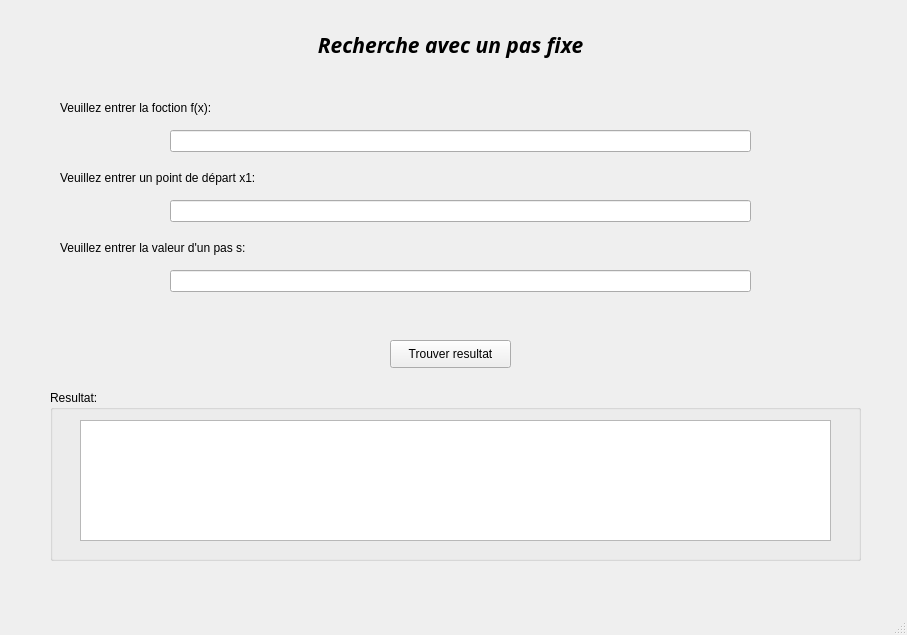
<?xml version="1.0" encoding="UTF-8"?>
<ui version="4.0">
 <class>MainWindow</class>
 <widget class="QMainWindow" name="MainWindow">
  <property name="geometry">
   <rect>
    <x>0</x>
    <y>0</y>
    <width>907</width>
    <height>635</height>
   </rect>
  </property>
  <property name="windowTitle">
   <string>MainWindow</string>
  </property>
  <widget class="QWidget" name="centralwidget">
   <widget class="QPushButton" name="pushButton">
    <property name="geometry">
     <rect>
      <x>390</x>
      <y>340</y>
      <width>121</width>
      <height>28</height>
     </rect>
    </property>
    <property name="text">
     <string>Trouver resultat</string>
    </property>
   </widget>
   <widget class="QLineEdit" name="lineEdit_3">
    <property name="geometry">
     <rect>
      <x>170</x>
      <y>270</y>
      <width>581</width>
      <height>22</height>
     </rect>
    </property>
   </widget>
   <widget class="QLineEdit" name="lineEdit">
    <property name="geometry">
     <rect>
      <x>170</x>
      <y>130</y>
      <width>581</width>
      <height>22</height>
     </rect>
    </property>
   </widget>
   <widget class="QLabel" name="label">
    <property name="geometry">
     <rect>
      <x>0</x>
      <y>10</y>
      <width>901</width>
      <height>71</height>
     </rect>
    </property>
    <property name="font">
     <font>
      <family>Tekton Pro</family>
      <pointsize>12</pointsize>
      <weight>75</weight>
      <italic>true</italic>
      <bold>true</bold>
     </font>
    </property>
    <property name="text">
     <string>&lt;html&gt;&lt;head/&gt;&lt;body&gt;&lt;p align=&quot;center&quot;&gt;&lt;span style=&quot; font-size:16pt;&quot;&gt;Recherche avec un pas fixe&lt;/span&gt;&lt;/p&gt;&lt;/body&gt;&lt;/html&gt;</string>
    </property>
   </widget>
   <widget class="QLabel" name="label_4">
    <property name="geometry">
     <rect>
      <x>60</x>
      <y>240</y>
      <width>351</width>
      <height>16</height>
     </rect>
    </property>
    <property name="text">
     <string>Veuillez entrer la valeur d'un pas s:</string>
    </property>
   </widget>
   <widget class="QGroupBox" name="groupBox_3">
    <property name="geometry">
     <rect>
      <x>50</x>
      <y>390</y>
      <width>811</width>
      <height>171</height>
     </rect>
    </property>
    <property name="title">
     <string>Resultat:</string>
    </property>
    <widget class="QTextBrowser" name="textBrowser">
     <property name="geometry">
      <rect>
       <x>30</x>
       <y>30</y>
       <width>751</width>
       <height>121</height>
      </rect>
     </property>
    </widget>
   </widget>
   <widget class="QLabel" name="label_3">
    <property name="geometry">
     <rect>
      <x>60</x>
      <y>170</y>
      <width>351</width>
      <height>16</height>
     </rect>
    </property>
    <property name="text">
     <string>Veuillez entrer un point de départ x1:</string>
    </property>
   </widget>
   <widget class="QLineEdit" name="lineEdit_2">
    <property name="geometry">
     <rect>
      <x>170</x>
      <y>200</y>
      <width>581</width>
      <height>22</height>
     </rect>
    </property>
   </widget>
   <widget class="QLabel" name="label_2">
    <property name="geometry">
     <rect>
      <x>60</x>
      <y>100</y>
      <width>351</width>
      <height>16</height>
     </rect>
    </property>
    <property name="text">
     <string>Veuillez entrer la foction f(x):</string>
    </property>
   </widget>
  </widget>
  <widget class="QMenuBar" name="menubar">
   <property name="geometry">
    <rect>
     <x>0</x>
     <y>0</y>
     <width>907</width>
     <height>26</height>
    </rect>
   </property>
  </widget>
  <widget class="QStatusBar" name="statusbar"/>
 </widget>
 <resources/>
 <connections/>
</ui>
